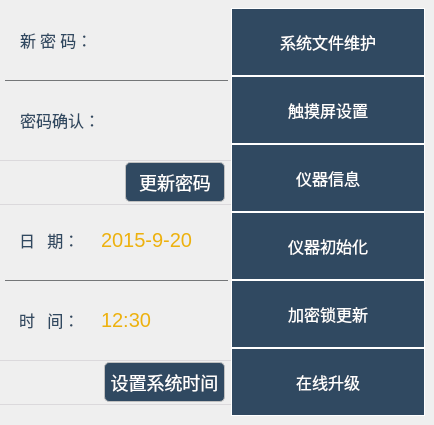
   <widget class="QWidget" name="m_SystemSettingsTab">
    <attribute name="title">
     <string>Tab 2</string>
    </attribute>
    <widget class="QToolButton" name="m_DataRecoveryBtn">
     <property name="geometry">
      <rect>
       <x>231</x>
       <y>8</y>
       <width>194</width>
       <height>68</height>
      </rect>
     </property>
     <property name="font">
      <font>
       <family>Semhei</family>
       <pointsize>-1</pointsize>
       <weight>50</weight>
       <italic>false</italic>
       <bold>false</bold>
      </font>
     </property>
     <property name="whatsThis">
      <string>BTN_01</string>
     </property>
     <property name="styleSheet">
      <string notr="true">QToolButton
{
	border: 1px solid white;	
	font:16px Semhei;
	/*border-color: rgb(255, 255, 255);*/
background-color: #304961;
color: #FFFFFF;
}</string>
     </property>
     <property name="text">
      <string>系统文件维护</string>
     </property>
     <property name="icon">
      <iconset resource="../res_yz.qrc">
       <normaloff>:/images/pic_SystemUpdate.png</normaloff>:/images/pic_SystemUpdate.png</iconset>
     </property>
     <property name="iconSize">
      <size>
       <width>60</width>
       <height>60</height>
      </size>
     </property>
     <property name="toolButtonStyle">
      <enum>Qt::ToolButtonTextBesideIcon</enum>
     </property>
     <property name="arrowType">
      <enum>Qt::NoArrow</enum>
     </property>
    </widget>
    <widget class="QToolButton" name="m_ScreenCalibrationBtn">
     <property name="geometry">
      <rect>
       <x>231</x>
       <y>76</y>
       <width>194</width>
       <height>68</height>
      </rect>
     </property>
     <property name="font">
      <font>
       <family>Semhei</family>
       <pointsize>-1</pointsize>
       <weight>50</weight>
       <italic>false</italic>
       <bold>false</bold>
      </font>
     </property>
     <property name="whatsThis">
      <string>BTN_01</string>
     </property>
     <property name="styleSheet">
      <string notr="true">QToolButton
{
	border:1px solid white;	
	font:16px Semhei;
	/*border-color: rgb(255, 255, 255);*/
background-color: #304961;
color: #FFFFFF;
}</string>
     </property>
     <property name="text">
      <string>触摸屏设置</string>
     </property>
     <property name="icon">
      <iconset resource="../res_yz.qrc">
       <normaloff>:/images/pic_TouchScrcalibrate.png</normaloff>:/images/pic_TouchScrcalibrate.png</iconset>
     </property>
     <property name="iconSize">
      <size>
       <width>60</width>
       <height>60</height>
      </size>
     </property>
     <property name="toolButtonStyle">
      <enum>Qt::ToolButtonTextBesideIcon</enum>
     </property>
     <property name="arrowType">
      <enum>Qt::NoArrow</enum>
     </property>
    </widget>
    <widget class="QToolButton" name="m_DeviceInfoBtn">
     <property name="geometry">
      <rect>
       <x>231</x>
       <y>144</y>
       <width>194</width>
       <height>68</height>
      </rect>
     </property>
     <property name="font">
      <font>
       <family>Semhei</family>
       <pointsize>-1</pointsize>
       <weight>50</weight>
       <italic>false</italic>
       <bold>false</bold>
      </font>
     </property>
     <property name="whatsThis">
      <string>BTN_01</string>
     </property>
     <property name="styleSheet">
      <string notr="true">QToolButton
{
	border:1px solid white;	
	font:16px Semhei;
	/*border-color: rgb(255, 255, 255);*/
background-color: #304961;
color: #FFFFFF;
}</string>
     </property>
     <property name="text">
      <string>仪器信息</string>
     </property>
     <property name="icon">
      <iconset resource="../res_yz.qrc">
       <normaloff>:/images/pic_DeviceInfo.png</normaloff>:/images/pic_DeviceInfo.png</iconset>
     </property>
     <property name="iconSize">
      <size>
       <width>60</width>
       <height>60</height>
      </size>
     </property>
     <property name="toolButtonStyle">
      <enum>Qt::ToolButtonTextBesideIcon</enum>
     </property>
     <property name="arrowType">
      <enum>Qt::NoArrow</enum>
     </property>
    </widget>
    <widget class="QToolButton" name="m_SystemRecoveryBtn">
     <property name="geometry">
      <rect>
       <x>231</x>
       <y>212</y>
       <width>194</width>
       <height>68</height>
      </rect>
     </property>
     <property name="font">
      <font>
       <family>Semhei</family>
       <pointsize>-1</pointsize>
       <weight>50</weight>
       <italic>false</italic>
       <bold>false</bold>
      </font>
     </property>
     <property name="whatsThis">
      <string>BTN_01</string>
     </property>
     <property name="styleSheet">
      <string notr="true">QToolButton
{
	border:1px solid white;	
	font:16px Semhei;
	/*border-color: rgb(255, 255, 255);*/
background-color: #304961;
color: #FFFFFF;
}</string>
     </property>
     <property name="text">
      <string>仪器初始化</string>
     </property>
     <property name="icon">
      <iconset resource="../res_yz.qrc">
       <normaloff>:/images/pic_DeviceIni.png</normaloff>:/images/pic_DeviceIni.png</iconset>
     </property>
     <property name="iconSize">
      <size>
       <width>60</width>
       <height>60</height>
      </size>
     </property>
     <property name="toolButtonStyle">
      <enum>Qt::ToolButtonTextBesideIcon</enum>
     </property>
     <property name="arrowType">
      <enum>Qt::NoArrow</enum>
     </property>
    </widget>
    <widget class="QFrame" name="title1bg_2">
     <property name="enabled">
      <bool>true</bool>
     </property>
     <property name="geometry">
      <rect>
       <x>0</x>
       <y>160</y>
       <width>231</width>
       <height>45</height>
      </rect>
     </property>
     <property name="styleSheet">
      <string notr="true">border-style:solid;
border-bottom-width: 1px;
border-bottom-color:rgb(219, 217, 220);
border-top-width: 1px;
border-top-color:rgb(219, 217, 220);
background: transparent;
background-color: transparent;
</string>
     </property>
     <property name="frameShape">
      <enum>QFrame::NoFrame</enum>
     </property>
     <property name="frameShadow">
      <enum>QFrame::Plain</enum>
     </property>
     <property name="lineWidth">
      <number>0</number>
     </property>
     <widget class="QPushButton" name="m_UpdatePasswordBtn">
      <property name="geometry">
       <rect>
        <x>125</x>
        <y>2</y>
        <width>100</width>
        <height>40</height>
       </rect>
      </property>
      <property name="whatsThis">
       <string>BTN_01</string>
      </property>
      <property name="styleSheet">
       <string notr="true">QPushButton
{
background-color: #304961;
color: #FFFFFF;
	font:18px Semhei;
	border: 1px solid #C0C0C0; 
 	border-radius: 5px;
}

QPushButton:pressed
{
background-color: #304961;
color: #FFFFFF;
}</string>
      </property>
      <property name="text">
       <string>更新密码</string>
      </property>
     </widget>
    </widget>
    <widget class="QFrame" name="title1bg_3">
     <property name="enabled">
      <bool>true</bool>
     </property>
     <property name="geometry">
      <rect>
       <x>0</x>
       <y>360</y>
       <width>231</width>
       <height>45</height>
      </rect>
     </property>
     <property name="styleSheet">
      <string notr="true">border-style:solid;
border-bottom-width: 1px;
border-bottom-color:rgb(219, 217, 220);
border-top-width: 1px;
border-top-color:rgb(219, 217, 220);
background: transparent;
background-color: transparent;
</string>
     </property>
     <property name="frameShape">
      <enum>QFrame::NoFrame</enum>
     </property>
     <property name="frameShadow">
      <enum>QFrame::Plain</enum>
     </property>
     <property name="lineWidth">
      <number>0</number>
     </property>
     <widget class="QPushButton" name="m_UpdateDatetimeBtn">
      <property name="geometry">
       <rect>
        <x>104</x>
        <y>2</y>
        <width>121</width>
        <height>40</height>
       </rect>
      </property>
      <property name="whatsThis">
       <string>BTN_01</string>
      </property>
      <property name="styleSheet">
       <string notr="true">QPushButton
{
background-color: #304961;
color: #FFFFFF;
	font:18px Semhei;
	border: 1px solid #C0C0C0; 
 	border-radius: 5px;
}

QPushButton:pressed
{
background-color: #304961;
color: #FFFFFF;  
}</string>
      </property>
      <property name="text">
       <string>设置系统时间</string>
      </property>
     </widget>
    </widget>
    <widget class="Line" name="line1_2_1">
     <property name="geometry">
      <rect>
       <x>5</x>
       <y>80</y>
       <width>223</width>
       <height>1</height>
      </rect>
     </property>
     <property name="styleSheet">
      <string notr="true">border: 0px;
background-color: rgb(116, 118, 120);</string>
     </property>
     <property name="orientation">
      <enum>Qt::Horizontal</enum>
     </property>
    </widget>
    <widget class="Line" name="line1_2_2">
     <property name="geometry">
      <rect>
       <x>5</x>
       <y>280</y>
       <width>223</width>
       <height>1</height>
      </rect>
     </property>
     <property name="styleSheet">
      <string notr="true">border: 0px;
background-color: rgb(116, 118, 120);</string>
     </property>
     <property name="orientation">
      <enum>Qt::Horizontal</enum>
     </property>
    </widget>
    <widget class="QLabel" name="label1_2_2">
     <property name="geometry">
      <rect>
       <x>20</x>
       <y>10</y>
       <width>71</width>
       <height>60</height>
      </rect>
     </property>
     <property name="whatsThis">
      <string>LBL_02</string>
     </property>
     <property name="styleSheet">
      <string notr="true">border-width: 0px;
background-color: transparent;
color: #304961;
font:16px Semhei;</string>
     </property>
     <property name="text">
      <string>新 密 码：</string>
     </property>
    </widget>
    <widget class="QLabel" name="label1_2_3">
     <property name="geometry">
      <rect>
       <x>20</x>
       <y>90</y>
       <width>76</width>
       <height>60</height>
      </rect>
     </property>
     <property name="font">
      <font>
       <family>Semhei</family>
       <pointsize>-1</pointsize>
       <weight>50</weight>
       <italic>false</italic>
       <bold>false</bold>
      </font>
     </property>
     <property name="whatsThis">
      <string>LBL_02</string>
     </property>
     <property name="styleSheet">
      <string notr="true">border-width: 0px;
background-color: transparent;
color: #304961;
font:16px Semhei;</string>
     </property>
     <property name="text">
      <string>密码确认：</string>
     </property>
    </widget>
    <widget class="QLabel" name="label1_2_5">
     <property name="geometry">
      <rect>
       <x>19</x>
       <y>210</y>
       <width>71</width>
       <height>60</height>
      </rect>
     </property>
     <property name="font">
      <font>
       <family>Semhei</family>
       <pointsize>-1</pointsize>
       <weight>50</weight>
       <italic>false</italic>
       <bold>false</bold>
      </font>
     </property>
     <property name="whatsThis">
      <string>LBL_02</string>
     </property>
     <property name="styleSheet">
      <string notr="true">border-width: 0px;
background-color: transparent;
color: #304961;
font:16px Semhei;</string>
     </property>
     <property name="text">
      <string>日   期：</string>
     </property>
    </widget>
    <widget class="QLabel" name="label1_2_6">
     <property name="geometry">
      <rect>
       <x>19</x>
       <y>290</y>
       <width>71</width>
       <height>60</height>
      </rect>
     </property>
     <property name="font">
      <font>
       <family>Semhei</family>
       <pointsize>-1</pointsize>
       <weight>50</weight>
       <italic>false</italic>
       <bold>false</bold>
      </font>
     </property>
     <property name="whatsThis">
      <string>LBL_02</string>
     </property>
     <property name="styleSheet">
      <string notr="true">border-width: 0px;
background-color: transparent;
color: #304961;
font:16px Semhei;</string>
     </property>
     <property name="text">
      <string>时   间：</string>
     </property>
    </widget>
    <widget class="QLineEdit" name="m_NewPassword">
     <property name="enabled">
      <bool>false</bool>
     </property>
     <property name="geometry">
      <rect>
       <x>95</x>
       <y>10</y>
       <width>131</width>
       <height>60</height>
      </rect>
     </property>
     <property name="styleSheet">
      <string notr="true">color: rgb(237, 177, 14);
font:16px Semhei;
border: 0px; 
background: transparent;</string>
     </property>
     <property name="text">
      <string/>
     </property>
     <property name="echoMode">
      <enum>QLineEdit::Password</enum>
     </property>
     <property name="alignment">
      <set>Qt::AlignLeading|Qt::AlignLeft|Qt::AlignVCenter</set>
     </property>
     <property name="readOnly">
      <bool>true</bool>
     </property>
    </widget>
    <widget class="QLineEdit" name="m_ConfirmPassword">
     <property name="enabled">
      <bool>false</bool>
     </property>
     <property name="geometry">
      <rect>
       <x>95</x>
       <y>90</y>
       <width>131</width>
       <height>60</height>
      </rect>
     </property>
     <property name="styleSheet">
      <string notr="true">color: rgb(237, 177, 14);
font:16px Semhei;
border: 0px; 
background: transparent;</string>
     </property>
     <property name="text">
      <string/>
     </property>
     <property name="echoMode">
      <enum>QLineEdit::Password</enum>
     </property>
     <property name="alignment">
      <set>Qt::AlignLeading|Qt::AlignLeft|Qt::AlignVCenter</set>
     </property>
     <property name="readOnly">
      <bool>true</bool>
     </property>
    </widget>
    <widget class="QLabel" name="m_SystemDate">
     <property name="geometry">
      <rect>
       <x>95</x>
       <y>210</y>
       <width>135</width>
       <height>60</height>
      </rect>
     </property>
     <property name="styleSheet">
      <string notr="true">QLabel
{
	padding:1px 10px 1px 1px;
	color: rgb(237, 177, 14);
	font:20px Ubuntu;
	background: transparent;
}</string>
     </property>
     <property name="text">
      <string>2015-9-20</string>
     </property>
     <property name="alignment">
      <set>Qt::AlignLeading|Qt::AlignLeft|Qt::AlignVCenter</set>
     </property>
    </widget>
    <widget class="QLabel" name="m_SystemTime">
     <property name="geometry">
      <rect>
       <x>95</x>
       <y>290</y>
       <width>135</width>
       <height>60</height>
      </rect>
     </property>
     <property name="styleSheet">
      <string notr="true">QLabel
{
	padding:1px 10px 1px 1px;
	color: rgb(237, 177, 14);
	font:20px Ubuntu;
	background: transparent;
}</string>
     </property>
     <property name="text">
      <string>12:30</string>
     </property>
     <property name="alignment">
      <set>Qt::AlignLeading|Qt::AlignLeft|Qt::AlignVCenter</set>
     </property>
    </widget>
    <widget class="QLabel" name="m_SystemTime_2">
     <property name="geometry">
      <rect>
       <x>205</x>
       <y>10</y>
       <width>20</width>
       <height>60</height>
      </rect>
     </property>
     <property name="styleSheet">
      <string notr="true">QLabel
{
	padding:1px 10px 1px 1px;
	color: rgb(237, 177, 14);
	font: 16pt Arial;
	background: transparent;
	image: url(:/images/pic_Right-Arrow.png);
	image-position:right;
}</string>
     </property>
     <property name="text">
      <string/>
     </property>
     <property name="alignment">
      <set>Qt::AlignLeading|Qt::AlignLeft|Qt::AlignVCenter</set>
     </property>
    </widget>
    <widget class="QLabel" name="m_SystemTime_3">
     <property name="geometry">
      <rect>
       <x>205</x>
       <y>90</y>
       <width>20</width>
       <height>60</height>
      </rect>
     </property>
     <property name="styleSheet">
      <string notr="true">QLabel
{
	padding:1px 10px 1px 1px;
	color: rgb(237, 177, 14);
	font: 16pt Arial;
	background: transparent;
	image: url(:/images/pic_Right-Arrow.png);
	image-position:right;
}</string>
     </property>
     <property name="text">
      <string/>
     </property>
     <property name="alignment">
      <set>Qt::AlignLeading|Qt::AlignLeft|Qt::AlignVCenter</set>
     </property>
    </widget>
    <widget class="QToolButton" name="m_UpdateDongleBtn">
     <property name="geometry">
      <rect>
       <x>231</x>
       <y>280</y>
       <width>194</width>
       <height>68</height>
      </rect>
     </property>
     <property name="font">
      <font>
       <family>Semhei</family>
       <pointsize>-1</pointsize>
       <weight>50</weight>
       <italic>false</italic>
       <bold>false</bold>
      </font>
     </property>
     <property name="whatsThis">
      <string>BTN_01</string>
     </property>
     <property name="styleSheet">
      <string notr="true">QToolButton
{
	border:1px solid white;	
	font:16px Semhei;
	/*border-color: rgb(255, 255, 255);*/
background-color: #304961;
color: #FFFFFF;
}</string>
     </property>
     <property name="text">
      <string>加密锁更新</string>
     </property>
     <property name="icon">
      <iconset resource="../res_yz.qrc">
       <normaloff>:/images/pic_ProductLicense.png</normaloff>:/images/pic_ProductLicense.png</iconset>
     </property>
     <property name="iconSize">
      <size>
       <width>60</width>
       <height>60</height>
      </size>
     </property>
     <property name="toolButtonStyle">
      <enum>Qt::ToolButtonTextBesideIcon</enum>
     </property>
     <property name="arrowType">
      <enum>Qt::NoArrow</enum>
     </property>
    </widget>
    <widget class="QToolButton" name="m_UpdateOnlineBtn">
     <property name="geometry">
      <rect>
       <x>231</x>
       <y>348</y>
       <width>194</width>
       <height>68</height>
      </rect>
     </property>
     <property name="font">
      <font>
       <family>Semhei</family>
       <pointsize>-1</pointsize>
       <weight>50</weight>
       <italic>false</italic>
       <bold>false</bold>
      </font>
     </property>
     <property name="whatsThis">
      <string>BTN_01</string>
     </property>
     <property name="styleSheet">
      <string notr="true">QToolButton
{
	border:1px solid white;	
	font:16px Semhei;
	/*border-color: rgb(255, 255, 255);*/
background-color: #304961;
color: #FFFFFF;
}</string>
     </property>
     <property name="text">
      <string>在线升级</string>
     </property>
     <property name="icon">
      <iconset resource="../res_yz.qrc">
       <normaloff>:/images/pic_UResumeData.png</normaloff>:/images/pic_UResumeData.png</iconset>
     </property>
     <property name="iconSize">
      <size>
       <width>60</width>
       <height>60</height>
      </size>
     </property>
     <property name="toolButtonStyle">
      <enum>Qt::ToolButtonTextBesideIcon</enum>
     </property>
     <property name="arrowType">
      <enum>Qt::NoArrow</enum>
     </property>
    </widget>
    <zorder>m_DataRecoveryBtn</zorder>
    <zorder>m_ScreenCalibrationBtn</zorder>
    <zorder>m_DeviceInfoBtn</zorder>
    <zorder>m_SystemRecoveryBtn</zorder>
    <zorder>title1bg_2</zorder>
    <zorder>title1bg_3</zorder>
    <zorder>line1_2_1</zorder>
    <zorder>line1_2_2</zorder>
    <zorder>label1_2_2</zorder>
    <zorder>label1_2_3</zorder>
    <zorder>label1_2_5</zorder>
    <zorder>label1_2_6</zorder>
    <zorder>m_SystemDate</zorder>
    <zorder>m_SystemTime</zorder>
    <zorder>m_SystemTime_2</zorder>
    <zorder>m_SystemTime_3</zorder>
    <zorder>m_ConfirmPassword</zorder>
    <zorder>m_NewPassword</zorder>
    <zorder>m_UpdateDongleBtn</zorder>
    <zorder>m_UpdateOnlineBtn</zorder>
   </widget>
